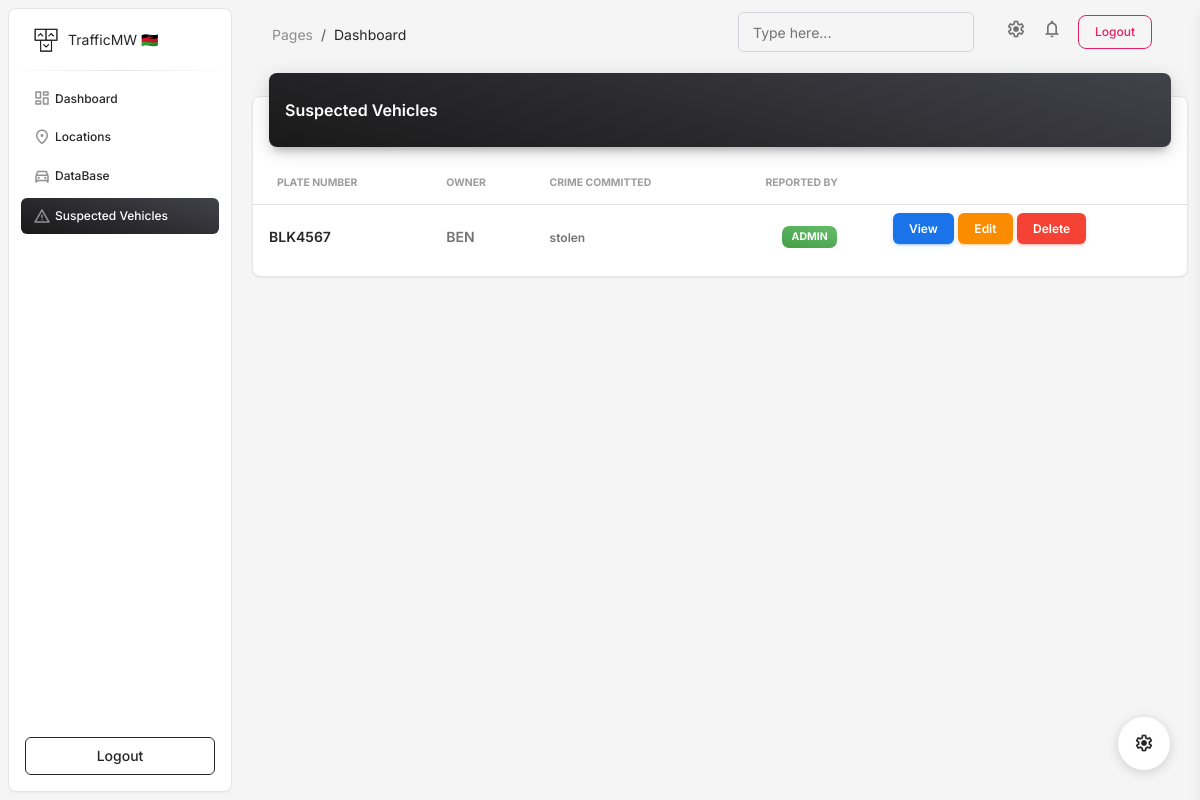
Before: /suspected/ with the older database file.
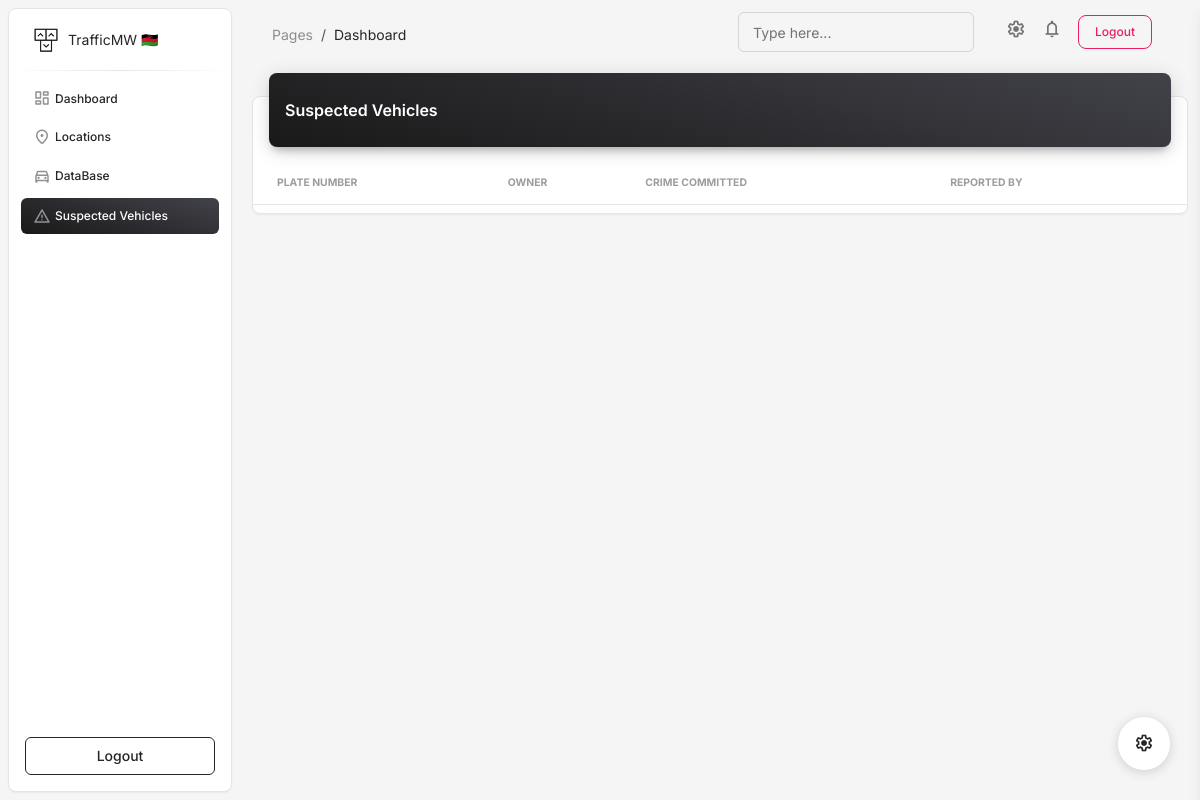
After: the same page with the newer database file.
### core/models.py (models this page shows, shortened)
class SuspectVehicle(models.Model):
    vehicle = models.OneToOneField(Vehicle, on_delete=models.CASCADE, related_name='suspect_details')
    reported_by = models.ForeignKey(User, on_delete=models.SET_NULL, null=True, blank=True, related_name='reported_suspects')
    reason_suspected = models.TextField()  # Detailed reason for suspicion
    crime_committed = models.CharField(max_length=255)  # Short description of the crime
    crime_details = models.TextField(null=True, blank=True)  # Detailed description of the crime
    reported_date = models.DateField(auto_now_add=True)  # When the vehicle was reported
    police_station = models.CharField(max_length=100, null=True, blank=True)  # Station handling the case
    is_active = models.BooleanField(default=True)  # Whether the case is active or resolved

class Vehicle(models.Model):
    plate_number = models.CharField(max_length=20, unique=True)
    owner_name = models.CharField(max_length=100)
    owner_phone = models.CharField(max_length=20)
    owner_address = models.TextField()
    vehicle_type = models.CharField(max_length=50)
    make = models.CharField(max_length=50)
    model = models.CharField(max_length=50)
    year = models.IntegerField()
    color = models.CharField(max_length=30)
    registration_date = models.DateField()
    insurance_expiry = models.DateField()
    last_inspection_date = models.DateField()
    created_at = models.DateTimeField(auto_now_add=True)
    updated_at = models.DateTimeField(auto_now=True)

### core/views.py (the view)
# urls.py: path('suspected/', views.suspected_vehicles, name='suspected_vehicles'),
def suspected_vehicles(request):
    suspected_list = SuspectVehicle.objects.select_related('vehicle').all()
    return render(request, 'suspected_vehicles.html', {'suspected_vehicles': suspected_list})

### core/templates/suspected_vehicles.html (shortened to what this page needs)
{% extends 'base.html' %}
{% load static %}
{% block content %}
<div class="row">
    <div class="col-12">
      <div class="card my-4">
        <div class="card-header p-0 position-relative mt-n4 mx-3 z-index-2">
          <div class="bg-gradient-dark shadow-dark border-radius-lg pt-4 pb-3">
            <h6 class="text-white text-capitalize ps-3">Suspected Vehicles</h6>
          </div>
        </div>
        <div class="card-body px-0 pb-2">
          <div class="table-responsive p-0">
            <table class="table align-items-center mb-0">
              <thead>
                <tr>
                  <th class="text-uppercase text-secondary text-xxs font-weight-bolder opacity-7">Plate Number</th>
                  <th class="text-uppercase text-secondary text-xxs font-weight-bolder opacity-7 ps-2">Owner</th>
                  <th class="text-uppercase text-secondary text-xxs font-weight-bolder opacity-7 ps-2">Crime Committed</th>
                  <th class="text-uppercase text-secondary text-xxs font-weight-bolder text-center opacity-7 ps-2">Reported By</th>
                  <th class="text-secondary opacity-7"></th>
                </tr>
              </thead>
              <tbody>
                {% for suspect in suspected_vehicles %}
                <tr>
                    <td>
                      <div class="d-flex px-2">
                        <div class="my-auto">
                          <h6 class="mb-0 text-sm">{{ suspect.vehicle.plate_number }}</h6>
                        </div>
                      </div>
                    </td>
                    <td>
                      <p class="text-sm font-weight-bold mb-0">{{ suspect.vehicle.owner_name }}</p>
                    </td>
                    <td>
                      <span class="text-xs font-weight-bold">{{ suspect.crime_committed }}</span>
                    </td>
                    <td class="align-middle text-center text-sm">
                        <span class="badge badge-sm bg-gradient-success">{{ suspect.reported_by.username }}</span>
                      </td>
                      <td class="align-middle">
                        <a href="{% url 'vehicle_details' suspect.vehicle.plate_number %}" class="btn btn-info font-weight-bold text-xs" data-toggle="tooltip" data-original-title="Edit user">
                          View
                        </a>
                        <a href="{% url 'edit_vehicle' suspect.vehicle.plate_number %}" class="btn btn-warning font-weight-bold text-xs" data-toggle="tooltip" data-original-title="Edit user">
                          Edit
                        </a>
                        <a href="{% url 'delete_suspect_vehicle' suspect.vehicle.plate_number %}" class="btn btn-danger font-weight-bold text-xs" data-toggle="tooltip" data-original-title="Edit user">
                          Delete
                        </a>
                    </td>
                </tr>
                {% endfor %}
              </tbody>
            </table>
          </div>
        </div>
      </div>
    </div>
  </div>
      </div>
{% endblock %}

Changed rows visible on the page:
removed SuspectVehicle: vehicle.plate_number "BLK4567", vehicle.owner_name "BEN", crime_committed "stolen", reported_by.username "ADMIN"
